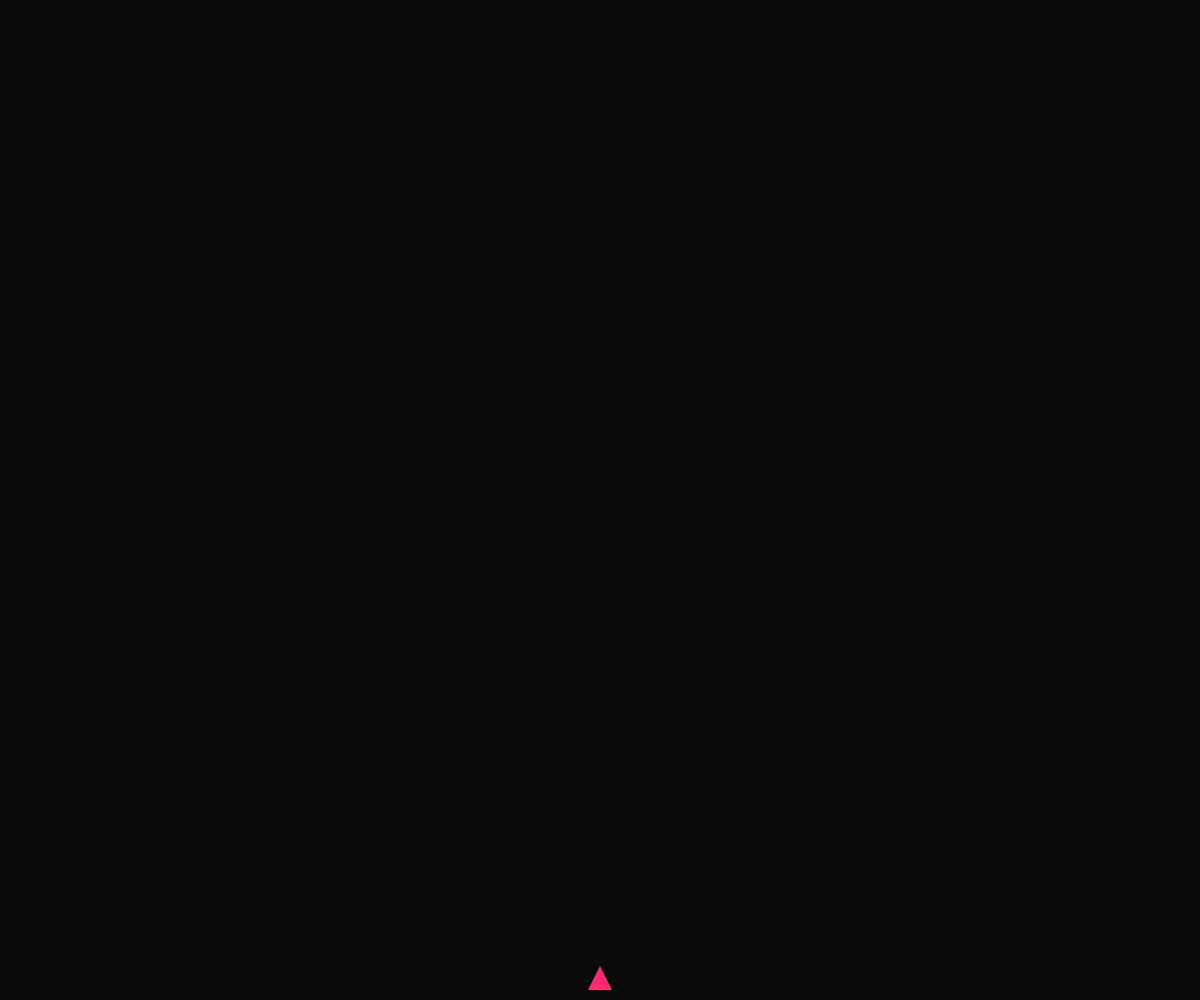
Frame 1 (no input)
Frame 60 (no input): identical to frame 1, image omitted
Frame 120 (the mouse pressed at the canvas centre since frame 60): identical to frame 1, image omitted

The p5.js sketch that drew this single still picture (run headless with seeded random() and noise() and a simulated clock; from frame 60 on, the mouse is pressed at the canvas centre):

// p5.js sketch
// ── sketch.js
/* 
Alien shooter starter:

Use this sketch to start an alien shooter game. Some ideas:
- Add an enemy class 
- Detect collisions between enemies and laser particles
- Add game score, lives, etc.
- Add obstacles or enemy particles (can inherit from main Particle class)
- Add subclasses of Particle class to have different projectile types

*/

let particles = []
const max_particles = 1
let ship;

function setup() {
  createCanvas(windowWidth, windowHeight);
  
  frameRate(60) //adjust to see animation in slow motion
  
  ship = new Ship();
}

function draw() {
  background(10);
  
  if (keyCode== RIGHT_ARROW) {
  	ship.move(10);
    print("go right")
  } else if (keyCode == LEFT_ARROW) {
    ship.move(-10);
    print("go left")
  }
  
//   if (mouseIsPressed){
//       for (let i = 0 ; i < max_particles ; i++){
    
//       let p = new Particle(ship.pos, ship.heading) //new direction each cycle
//       particles.push(p)
    
//      }
    
//   }
    
  for (let p of particles){
    
    p.display()
    p.move()  
    //p.bounce()
    
    if (p.die()){
       //removes each particle if it happens to be dead
       let i = particles.indexOf(p)  
       particles.splice(i, 1)  
      
    }
  }
  
  ship.display()
  
  
}


function keyPressed() {
 
  if(key == " "){

    
     let p = new Particle(ship.pos, ship.heading)  
     particles.push(p)
  }
  
}

function keyReleased() {
  ship.move(0); // without this, the ship moves without stop
    
}


// ── particle.js

class Particle{
  
  constructor (pos, angle){
    this.w = 2 // laser size
    this.h = 60
    this.pos = createVector(pos.x,pos. y)
    this.vel = p5.Vector.fromAngle(angle) //using ship heading vector
    this.vel.mult(10); 

    this.lifetime = 255 //lets the lasers die after a while
  }
  
  display(){
    
    stroke(0,255, 125, this.lifetime) 
    fill(226, 252, 210, this.lifetime) 
    //ellipse(this.pos.x, this.pos.y, this.r, this.r)
    rect(this.pos.x, this.pos.y - this.h , this.w , this.h)
  }
  
  move(){
    
    this.vel.add(this.accel)
    this.pos.add(this.vel);
     
    this.lifetime -= 4 
  }

  
  die(){
    
    return (this.lifetime < 0)
    
  }
  
  bounce(){
    //Bounces off the canvas edges, turn in in sketch.js if needed
    
    if (this.pos.y >= height-this.r) {
      this.pos.y = height-this.r;
      this.vel.y *= -1;
    } else if (this.pos.y <= this.r){
      //this.pos.y = height-this.r; //the reappear at the bottom
       this.pos.y = this.r;
      this.vel.y *= -1;
    }

    if (this.pos.x >= width-this.r) {
      this.pos.x = width-this.r;
      this.vel.x *= -1;
    } else if (this.pos.x <= this.r) {
      this.pos.x = this.r;
      this.vel.x *= -1;
    }
    
  }
  
}
// ── ship.js
class Ship{
  
  constructor(){
    this.r = 12
    this.pos = createVector(width/2, height-this.r-10);
    this.heading = 4.7; //shoots stright up every time
    this.rotation = 0;
    
    
  }
  
  display(){
    
    push();
    translate(this.pos.x, this.pos.y);
    fill(255, 41, 112);
    noStroke();
    triangle(-this.r, this.r, this.r, this.r, 0, -this.r);
    pop();
    
  }
  
  wrap(){
    
     if (this.pos.x > width + this.r) {
      this.pos.x = -this.r;
    } else if (this.pos.x < -this.r) {
      this.pos.x = width + this.r;
    }
    if (this.pos.y > height + this.r) {
      this.pos.y = -this.r;
    } else if (this.pos.y < -this.r) {
      this.pos.y = height + this.r;
    }
  }
  
  
  
  move(step){
    print(this.pos.x)
    this.pos.x += step
  }
  
}
